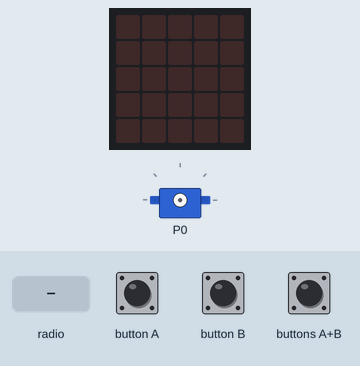
The program below on a simulated BBC micro:bit (MakeCode). On the bench: the board's 5×5 LED display, servo. The test bench sets the inputs (shaded band).

Above: at 1.2 s.
1.3 s: radio message "1" arrives
At 2.0 s:
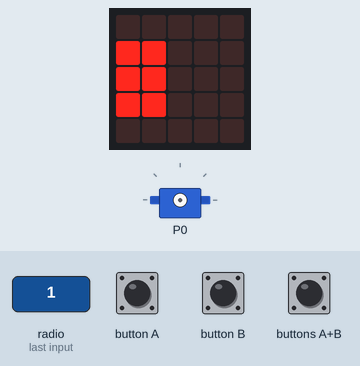
3.7 s: radio message "2" arrives
At 4.1 s:
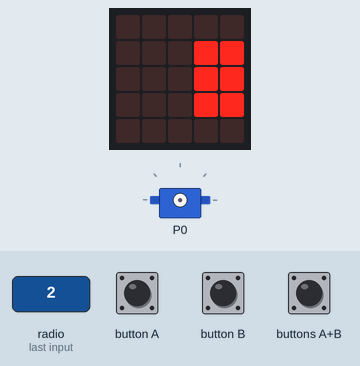
7.7 s: radio message "3" arrives
Timing chart, 0 to 10.7 s (numbered marks = the images above; inputs shaded):
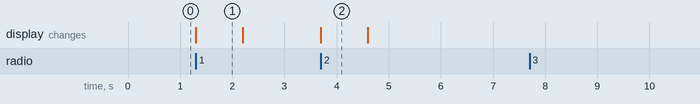

The program:

main.ts
```typescript
radio.onReceivedNumber(function (receivedNumber) {
    if (receivedNumber == 1) {
        Ezkerreko_intermitentea()
    }
    if (receivedNumber == 2) {
        Eskuineko_intermitentea()
    }
    if (receivedNumber == 3) {
        Limpiaparabrisas()
    }
})
function Limpiaparabrisas () {
    pins.servoWritePin(AnalogPin.P0, 180)
}
function Ezkerreko_intermitentea () {
    basic.showLeds(`
        . . . . .
        # # . . .
        # # . . .
        # # . . .
        . . . . .
        `)
    basic.pause(500)
    basic.showLeds(`
        . . . . .
        . . . . .
        . . . . .
        . . . . .
        . . . . .
        `)
    basic.pause(500)
}
function Eskuineko_intermitentea () {
    basic.showLeds(`
        . . . . .
        . . . # #
        . . . # #
        . . . # #
        . . . . .
        `)
    basic.pause(500)
    basic.showLeds(`
        . . . . .
        . . . . .
        . . . . .
        . . . . .
        . . . . .
        `)
    basic.pause(500)
}
radio.setGroup(8)
basic.forever(function () {
    if (input.buttonIsPressed(Button.A)) {
        radio.sendNumber(1)
    } else if (input.buttonIsPressed(Button.B)) {
        radio.sendNumber(2)
    } else if (input.buttonIsPressed(Button.AB)) {
        radio.sendNumber(3)
    }
})
```

test.ts
```typescript
// aquí va el archivo "tests"; esto no se compilará cuando este paquete se utilice como una extensión.
```

Measured:
- after the input at 1.3 s, the display: changes at once (image 1)
- after the input at 3.7 s, the display: changes at once (image 2)
- what the display in image 1 shows lasts 0.9 s, from 1.3 s to 2.2 s
